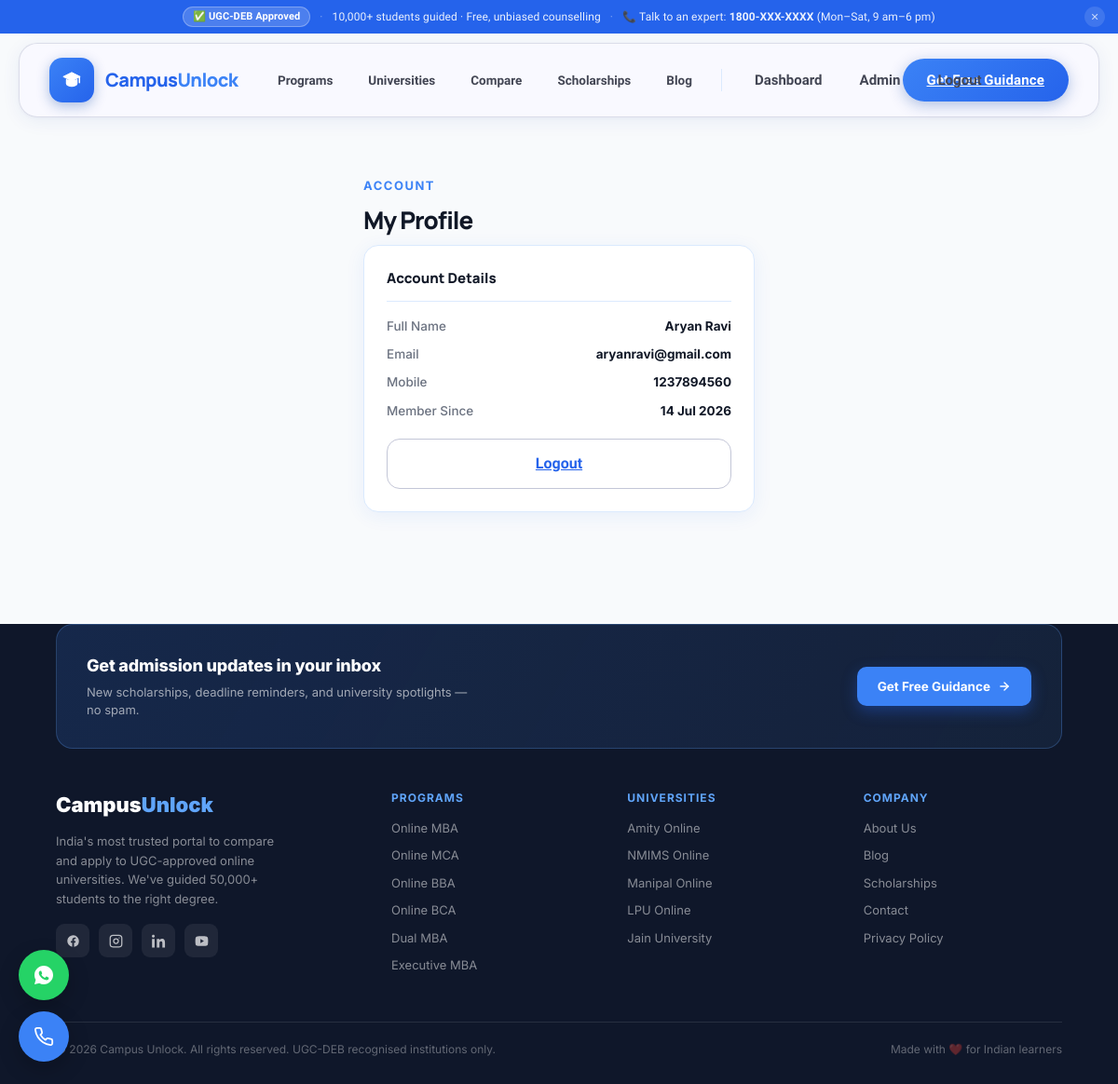
Page /profile (signed in) on the committed database.
### models/user.py (models this page shows, shortened)
class User(db.Model):
    __tablename__ = "users"
    id = db.Column(db.Integer, primary_key=True)
    full_name = db.Column(db.String(150), nullable=False)
    email = db.Column(db.String(180), nullable=False, unique=True, index=True)
    mobile = db.Column(db.String(20), nullable=False, unique=True, index=True)
    password_hash = db.Column(db.String(255), nullable=False)
    profile_image = db.Column(db.String(255), nullable=True)
    is_verified = db.Column(db.Boolean, nullable=False, default=False)
    is_admin = db.Column(db.Boolean, nullable=False, default=False)
    is_active = db.Column(db.Boolean, nullable=False, default=True)
    role = db.Column(
        db.String(20),
        nullable=False,
        default="student",
        server_default="student",
    )
    last_login = db.Column(db.DateTime, nullable=True)
    created_at = db.Column(db.DateTime, nullable=False, default=datetime.utcnow)
    updated_at = db.Column(
        db.DateTime,
        nullable=False,
        default=datetime.utcnow,
        onupdate=datetime.utcnow,
    )

### routes/main.py (the view)
@main_bp.route("/profile")
def profile():
    if not session.get("user_id"):
        flash("Please log in to view your profile.", "error")
        return redirect(url_for("main.login", next=request.path))
    return render_template("profile.html")

### routes/admin.py (called while the page is built)
@admin_bp.app_context_processor
def _ctx():
    return {"csrf_token": _csrf_token}

### routes/main.py (called while the page is built)
@main_bp.app_context_processor
def inject_current_user():
    user_id = session.get("user_id")
    if not user_id:
        return {"current_user": None}
    user = User.query.get(user_id)
    if user is None or not user.is_active:
        session.pop("user_id", None)
        return {"current_user": None}
    return {"current_user": user}

### templates/profile.html (shortened to what this page needs)
{% extends "base.html" %}
{% block content %}
<section class="section" style="max-width:480px;padding-top:64px;padding-bottom:64px;">
  <div class="section-eyebrow">Account</div>
  <h1 class="section-title" style="font-size:26px;">My Profile</h1>
  <div class="pdp-info-card">
    <h3 class="pdp-info-card-title">Account Details</h3>
    <ul class="pdp-info-list">
      <li><span class="pdp-info-key">Full Name</span><span class="pdp-info-val">{{ current_user.full_name }}</span></li>
      <li><span class="pdp-info-key">Email</span><span class="pdp-info-val">{{ current_user.email }}</span></li>
      <li><span class="pdp-info-key">Mobile</span><span class="pdp-info-val">{{ current_user.mobile }}</span></li>
      <li><span class="pdp-info-key">Member Since</span><span class="pdp-info-val">{{ current_user.created_at.strftime('%d %b %Y') if current_user.created_at else '—' }}</span></li>
    </ul>
    <a href="{{ url_for('main.logout') }}" class="btn-outline pdp-apply-btn" style="display:block;text-align:center;">Logout</a>
  </div>
</section>
{% endblock %}

### rows in the picture
User: full_name "Aryan Ravi", email "aryanravi@gmail.com", mobile "1237894560", created_at "14 Jul 2026"
